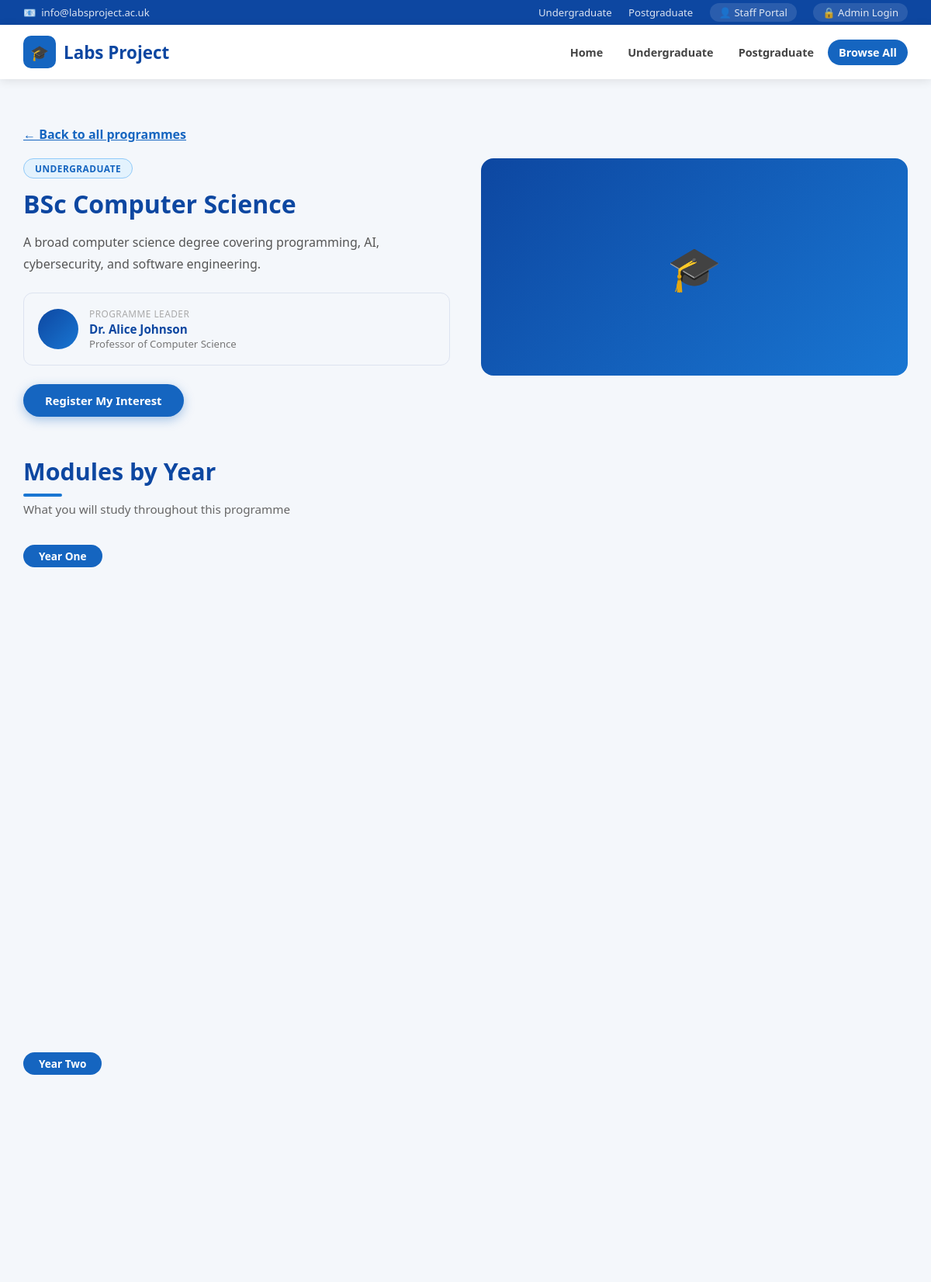
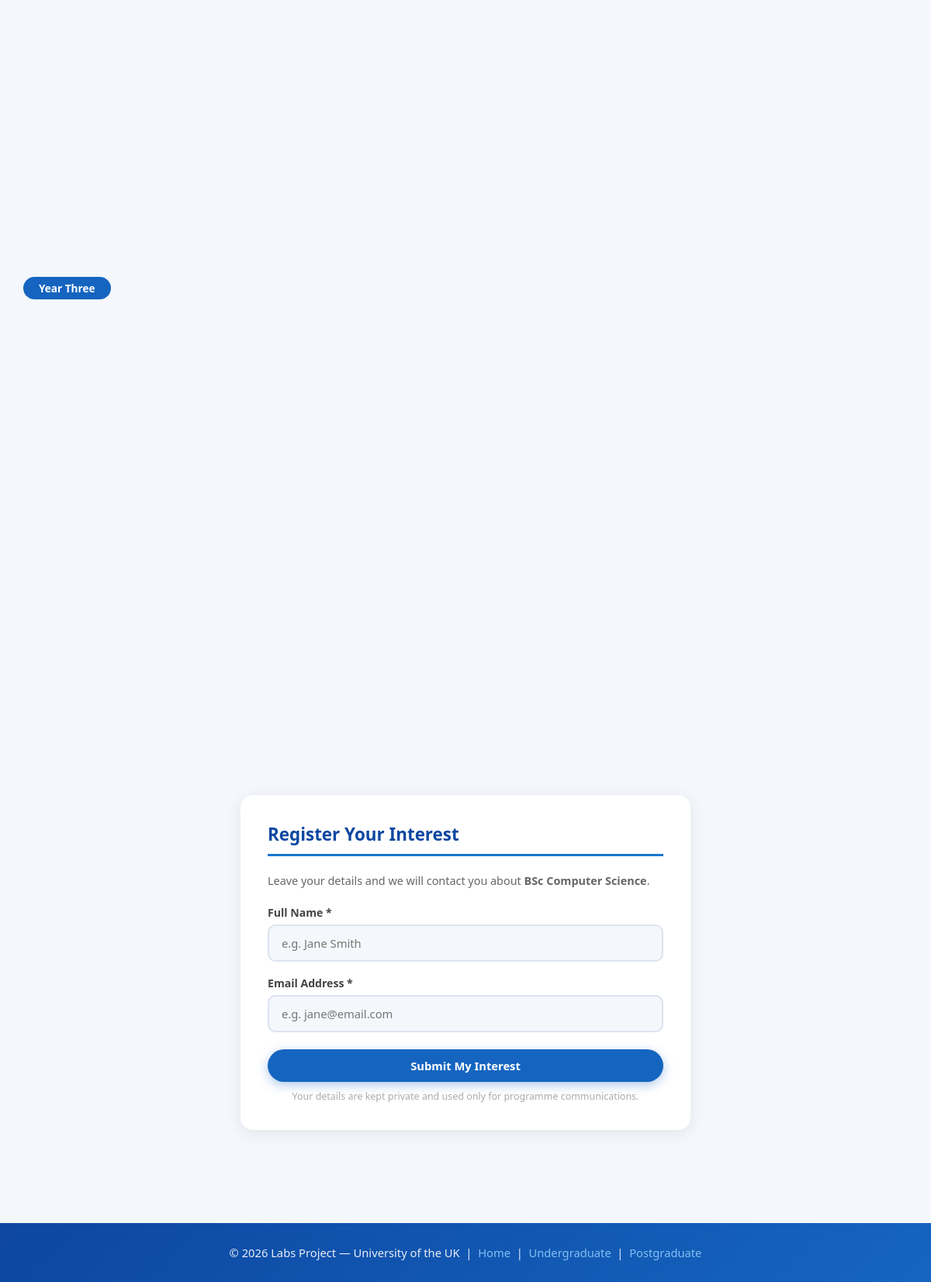
/programme.php?id=1, run on the app's committed database (2 pictures, top to bottom).
### tables this page shows
CREATE TABLE IF NOT EXISTS Programmes (
    ProgrammeID       INTEGER PRIMARY KEY AUTO_INCREMENT,
    ProgrammeName     VARCHAR(200) NOT NULL,
    LevelID           INTEGER,
    ProgrammeLeaderID INTEGER,
    Description       TEXT,
    Image             VARCHAR(255),
    ImageAlt          VARCHAR(255),
    IsPublished       TINYINT(1) DEFAULT 1,
    FOREIGN KEY (LevelID)           REFERENCES Levels(LevelID),
    FOREIGN KEY (ProgrammeLeaderID) REFERENCES Staff(StaffID)
);

CREATE TABLE IF NOT EXISTS Levels (
    LevelID   INTEGER PRIMARY KEY,
    LevelName TEXT NOT NULL
);

CREATE TABLE IF NOT EXISTS Staff (
    StaffID  INTEGER PRIMARY KEY,
    Name     VARCHAR(150) NOT NULL,
    JobTitle VARCHAR(150)
);

### programme.php (the view, shortened to what this page needs)
<?php
require_once __DIR__ . '/includes/db.php';
$id = isset($_GET['id']) ? (int)$_GET['id'] : 0;
$stmt = $pdo->prepare("SELECT p.*,l.LevelName,s.Name AS LeaderName,s.JobTitle AS LeaderTitle
  FROM Programmes p JOIN Levels l ON p.LevelID=l.LevelID JOIN Staff s ON p.ProgrammeLeaderID=s.StaffID
  WHERE p.ProgrammeID=? AND p.IsPublished=1");
$stmt->execute([$id]);
$prog = $stmt->fetch();
$mStmt = $pdo->prepare("SELECT m.*,pm.Year,s.Name AS ModLeader,s.JobTitle AS ModLeaderTitle
  FROM ProgrammeModules pm JOIN Modules m ON pm.ModuleID=m.ModuleID JOIN Staff s ON m.ModuleLeaderID=s.StaffID
  WHERE pm.ProgrammeID=? ORDER BY pm.Year,m.ModuleName");
$mStmt->execute([$id]);
$byYear = [];
foreach($mStmt->fetchAll() as $m) $byYear[$m['Year']][] = $m;
$success=$error='';
$yearNames=[1=>'Year One',2=>'Year Two',3=>'Year Three',4=>'Year Four'];
require_once __DIR__ . '/includes/header.php';
?>
<main id="main-content" class="section">
<div class="container">
  <p style="margin-bottom:20px;"><a href="index.php" style="color:#1565c0;font-weight:600;">&#8592; Back to all programmes</a></p>
  <div style="display:grid;grid-template-columns:1fr 1fr;gap:40px;align-items:start;margin-bottom:50px;" class="prog-header">
    <div>
      <span class="badge <?= $prog['LevelID']==1?'badge-ug':'badge-pg' ?>" style="margin-bottom:12px;display:inline-block;"><?= htmlspecialchars($prog['LevelName']) ?></span>
      <h1 style="color:#0d47a1;font-size:2rem;font-weight:800;line-height:1.3;margin-bottom:14px;"><?= htmlspecialchars($prog['ProgrammeName']) ?></h1>
      <p style="color:#555;line-height:1.8;margin-bottom:22px;"><?= htmlspecialchars($prog['Description']) ?></p>
      <div class="staff-card" style="margin-bottom:24px;">
        <div class="staff-avatar"><?= strtoupper(substr($prog['LeaderName'],3,1)) ?></div>
        <div class="staff-info">
          <p style="font-size:.74rem;color:#aaa;text-transform:uppercase;letter-spacing:.5px;margin-bottom:2px;">Programme Leader</p>
          <h4><?= htmlspecialchars($prog['LeaderName']) ?></h4>
          <?php if($prog['LeaderTitle']): ?><p><?= htmlspecialchars($prog['LeaderTitle']) ?></p><?php endif; ?>
        </div>
      </div>
      <a href="#register" class="btn btn-primary">Register My Interest</a>
    </div>
    <div class="card-placeholder" style="height:280px;border-radius:16px;" aria-hidden="true">🎓</div>
  </div>
  <section aria-labelledby="mod-heading">
    <h2 class="section-title" id="mod-heading">Modules by Year <span></span></h2>
    <p class="section-sub">What you will study throughout this programme</p>
    <?php foreach($byYear as $year=>$mods): ?>
      <div style="margin-bottom:36px;">
        <div class="year-label"><?= $yearNames[$year]??'Year '.$year ?></div>
        <div class="grid grid-3">
        </div>
      </div>
    <?php endforeach; ?>
  </section>
  <section id="register" style="max-width:580px;margin:50px auto 0;">
    <div class="form-box">
      <h2>Register Your Interest</h2>
      <p style="color:#666;margin-bottom:22px;font-size:.9rem;">Leave your details and we will contact you about <strong><?= htmlspecialchars($prog['ProgrammeName']) ?></strong>.</p>
      <?php if(!$success): ?>
      <form method="POST" action="programme.php?id=<?= $id ?>#register" novalidate>
        <div class="form-group">
          <label for="fname">Full Name *</label>
          <input type="text" id="fname" name="name" required maxlength="100" placeholder="e.g. Jane Smith" value="<?= isset($_POST['name'])?htmlspecialchars($_POST['name']):'' ?>">
        </div>
        <div class="form-group">
          <label for="femail">Email Address *</label>
          <input type="email" id="femail" name="email" required maxlength="255" placeholder="e.g. jane@email.com" value="<?= isset($_POST['email'])?htmlspecialchars($_POST['email']):'' ?>">
        </div>
        <button type="submit" class="btn btn-primary" style="width:100%;margin-top:4px;">Submit My Interest</button>
        <p style="font-size:.78rem;color:#aaa;text-align:center;margin-top:10px;">Your details are kept private and used only for programme communications.</p>
      </form>
      <?php endif; ?>
    </div>
  </section>
</div>
</main>
<?php require_once __DIR__ . '/includes/footer.php'; ?>

### assets/css/style.css (style rules this page uses)
*,*::before,*::after { box-sizing:border-box;margin:0;padding:0 }
html { scroll-behavior:smooth }
body { font-family:"Segoe UI",Tahoma,sans-serif;background:#f4f7fb;color:#222;min-height:100vh }
.container { max-width:1200px;margin:0 auto;padding:0 30px }
.section { padding:60px 0 }
.section-title { font-size:1.9rem;font-weight:800;color:#0d47a1;margin-bottom:6px }
.section-title span { display:block;width:50px;height:4px;background:#1976d2;border-radius:4px;margin-top:8px }
.section-sub { color:#666;font-size:.95rem;margin-bottom:36px;margin-top:6px }
.grid { display:grid;gap:26px }
.grid-3 { grid-template-columns:repeat(auto-fill,minmax(300px,1fr)) }
.card-placeholder { width:100%;height:185px;background:linear-gradient(135deg,#0d47a1,#1976d2);display:flex;align-items:center;justify-content:center;font-size:3.5rem }
.badge { display:inline-block;padding:4px 14px;border-radius:25px;font-size:.74rem;font-weight:700;text-transform:uppercase;letter-spacing:.5px }
.badge-ug { background:#e3f2fd;color:#1565c0;border:1.5px solid #90caf9 }
.btn { display:inline-block;padding:11px 28px;border-radius:30px;font-family:"Segoe UI",sans-serif;font-size:.92rem;font-weight:700;cursor:pointer;border:none;text-decoration:none;transition:all .3s;text-align:center }
.btn-primary { background:#1565c0;color:white;box-shadow:0 4px 14px rgba(21,101,192,.35) }
.form-box { background:white;padding:35px;border-radius:16px;box-shadow:0 4px 20px rgba(0,0,0,.08) }
.form-box h2 { font-size:1.4rem;font-weight:800;color:#0d47a1;margin-bottom:22px;padding-bottom:10px;border-bottom:3px solid #1976d2 }
.form-group { margin-bottom:18px }
.form-group label { display:block;font-weight:600;font-size:.88rem;margin-bottom:6px;color:#444 }
.form-group input,.form-group select,.form-group textarea { width:100%;padding:12px 16px;border-radius:10px;border:2px solid #dde3f0;background:#f4f7fb;font-family:"Segoe UI",sans-serif;font-size:.92rem;outline:none;transition:all .3s }
.year-label { display:inline-block;background:#1565c0;color:white;padding:5px 20px;border-radius:25px;font-size:.85rem;font-weight:700;margin-bottom:16px }
.staff-card { display:flex;align-items:center;gap:14px;background:#f4f7fb;padding:18px;border-radius:12px;border:1.5px solid #dde3f0 }
.staff-avatar { width:52px;height:52px;border-radius:50%;background:linear-gradient(135deg,#0d47a1,#1976d2);display:flex;align-items:center;justify-content:center;color:white;font-size:1.2rem;font-weight:800;flex-shrink:0 }
.staff-info h4 { font-size:.95rem;font-weight:700;color:#0d47a1 }
.staff-info p { font-size:.82rem;color:#777 }
a { color:#1565c0;font-weight:500 }

### data on the page
programmes: LevelID.LevelName "UNDERGRADUATE", ProgrammeName "BSc Computer Science", Description "A broad computer science degree covering programming, AI, cybersecurity, and software engineering.", ProgrammeLeaderID.Name "Dr. Alice Johnson", ProgrammeLeaderID.JobTitle "Professor of Computer Science"

### other printed values
$yearNames[$year] "Year One"
$yearNames[$year] "Year Two"
$yearNames[$year] "Year Three"
